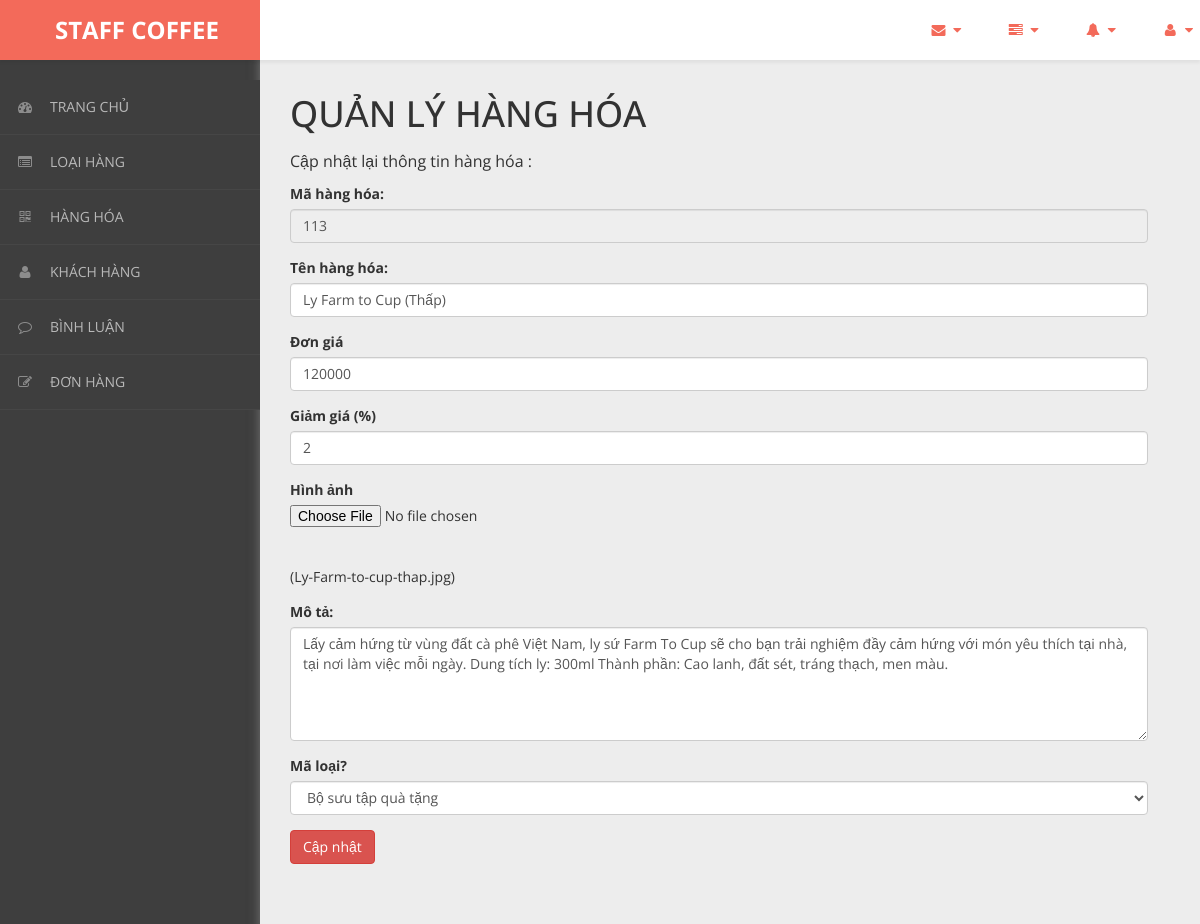
/admin/content/hang-hoa/hang-hoa-update.php?ma_hh=113, run on an earlier commit of the app's database.
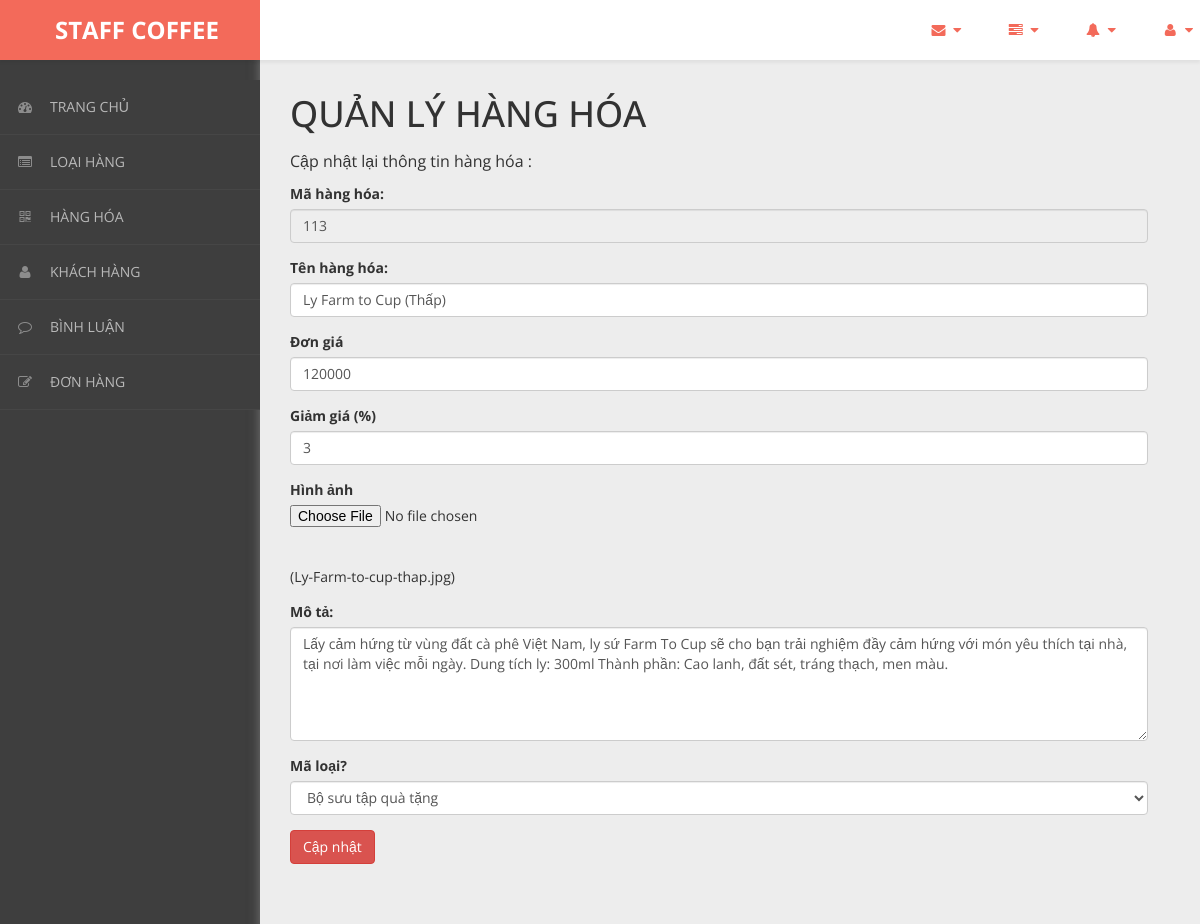
And on a later commit of the database.
### tables this page shows
CREATE TABLE `hang_hoa` (
  `ma_hh` int(11) NOT NULL,
  `ten_hh` varchar(50) NOT NULL,
  `hinh` varchar(50) NOT NULL,
  `don_gia` int(11) NOT NULL,
  `giam_gia` int(11) NOT NULL,
  `mo_ta` varchar(500) NOT NULL,
  `ma_loai` int(11) NOT NULL
);

### admin/dao/pdo.php (called while the page is built, shortened)
<?php
    function pdo_get_connection(){
        $pdo = new PDO("mysql:host=localhost;dbname=staffcoffee",'root','');
        $pdo->setAttribute(PDO::ATTR_ERRMODE, PDO::ERRMODE_EXCEPTION);
        return $pdo;
    }
    function pdo_query_one($sql){
        $sql_args = array_slice(func_get_args(),1);
        try{
            $conn = pdo_get_connection();
            $stmt = $conn ->prepare($sql);
            $stmt -> execute($sql_args);
            $row = $stmt -> fetch();
            return $row;
        }catch(PDOException $e){
            throw $e;
        }finally{
            unset($conn);
        }
    }
    ?>

### admin/dao/hang-hoa.php (called while the page is built, shortened)
<?php
    require_once ('pdo.php');
    function hang_hoa_select_by_id($ma_hh){
        $sql = "SELECT * FROM hang_hoa WHERE ma_hh=?";
        return pdo_query_one($sql,$ma_hh);
    }
?>

### admin/content/hang-hoa/hang-hoa-update.php (the view, shortened to what the changed rows need)
<!DOCTYPE html>
<html xmlns="http://www.w3.org/1999/xhtml">
<head>
    <link href="../../../css/admin/css/bootstrap.css" rel="stylesheet" />
    <link href="../../../css/admin/css/font-awesome.css" rel="stylesheet" />
    <link href="../../../css/admin/css/custom-styles.css" rel="stylesheet" />
</head>
<body>
    <div id="wrapper">
        <div id="page-wrapper">
		  <div class="header">
                        <div class="page-header">
                            <h1>QUẢN LÝ HÀNG HÓA</h1>
                            <?php
                                require_once ('../../dao/hang-hoa.php');
                                extract($_REQUEST);
                                $item = hang_hoa_select_by_id($ma_hh);
                                extract($item);
                                extract($_REQUEST);
                            ?>
                            <form action="" method="post" enctype="multipart/form-data">
                            <div class="form-group">
                            <label for="">Mã hàng hóa:</label>
                            <input type="text" class="form-control" id="ma_hh" name="ma_hh"
                                placeholder="Nhập tên hàng hóa ..."
                                value = <?=$ma_hh?> readonly>
                            </div>
                            <div class="form-group">
                            <label for="">Tên hàng hóa:</label>
                            <input type="text" class="form-control" id="ten_hh" name="ten_hh"
                                placeholder="Nhập tên hàng hóa ..."
                                value = "<?=$ten_hh?>" >
                            </div>
                            <div class="form-group">
                            <label for="">Đơn giá</label>
                            <input type="number" class="form-control" id="don_gia" name="don_gia" min="0" max="99999999"
                                placeholder="Nhập đơn giá ..."
                                value = "<?=$don_gia?>">
                            </div>
                            <div class="form-group">
                            <label for="">Giảm giá (%)</label>
                            <input type="number" class="form-control" id="giam_gia" name="giam_gia" min="0" max="100"
                                placeholder="Nhập giảm giá"
                                value="<?=$giam_gia?>">
                            </div>
                            <div class="form-group">
                            <label for="">Hình ảnh</label>
                            <input type="file" class="form-control-file border" name="hinh">
                            <input name="hinh" type="hidden" value="<?=$hinh?>"><br>
                            <img src="../../assets/images/products/<?=$hinh?>" alt="" style="width:80px"><br>
                            (<?=$hinh?>)
                            </div>
                            <div class="form-group">
                            <label for="">Mô tả:</label>
                            <textarea class="form-control" rows="5" id="mo_ta" name="mo_ta"
                                placeholder="Mô tả hàng hóa ..."><?=$mo_ta?></textarea>
                            </div>
                            <div class="form-group">
                            <label for="">Mã loại?</label>
                            <select name="ma_loai" class=form-control>
                            </select>
                            </div>
                            <button type="submit" name="btn_update" class="btn btn-danger">Cập nhật</button>
                        </form>
                        </div>
		</div>
            </div>
        </div>
</body>
</html>

What changed in the data, as far as the page shows it:
changed hang_hoa "Ly-Farm-to-cup-thap.jpg": giam_gia "2" → "3"
